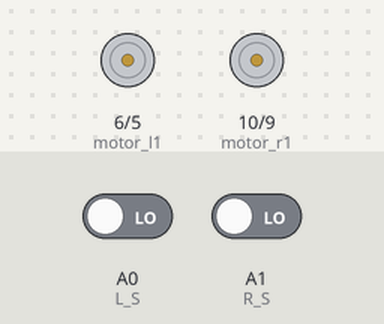
The sketch below on a simulated Arduino Uno, built with avr-gcc and run on an emulated ATmega328P. On the bench: motor-driver pin pairs drawn as motors (green arrow = first pin HIGH = forward, orange = second pin HIGH = backward, longer = more drive). The test bench sets the inputs (shaded band); at power-on: A0 (L_S) LOW, A1 (R_S) LOW.

Above: at 2.2 s.
2.3 s: A0 (L_S) driven HIGH
At 2.9 s:
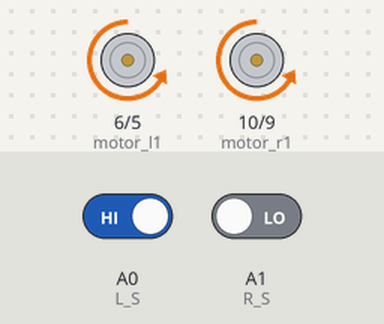
3.8 s: A1 (R_S) driven HIGH
At 4.1 s:
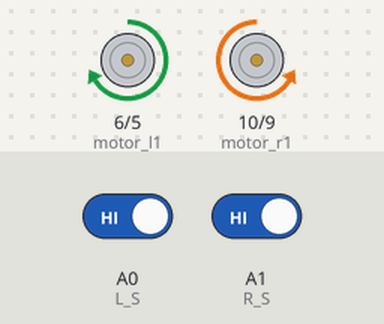
5.3 s: A0 (L_S) driven LOW
At 6.4 s:
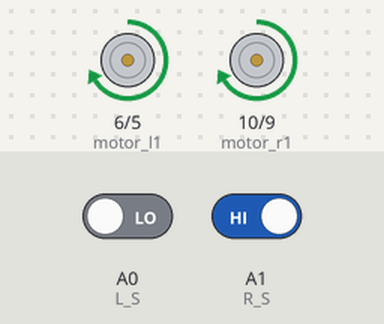
Timing chart, 0 to 8.3 s (numbered marks = the images above; inputs shaded):
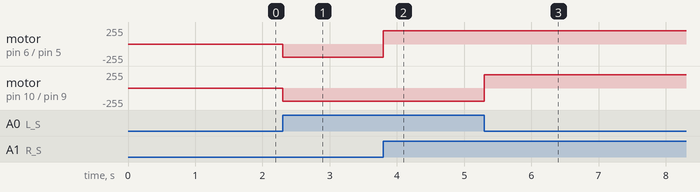

Measured:
- after the input at 2.3 s, motor on pin 6 (motor_l1) / pin 5 (motor_l2), motor on pin 10 (motor_r1) / pin 9 (motor_r2): stopped → backward 200/255 at once
- after the input at 3.8 s, motor on pin 6 (motor_l1) / pin 5 (motor_l2): backward 200/255 → forward 200/255 at once
- after the input at 5.3 s, motor on pin 10 (motor_r1) / pin 9 (motor_r2): backward 200/255 → forward 200/255 at once

The sketch:

Line_Following.ino
```cpp
int motor_r2 = 9;
int motor_r1 = 10;

int motor_l2 = 5;
int motor_l1 = 6;

int speed = 200;

int L_S = A0; //sincer L
int R_S = A1; //sincer R


void setup(){
 pinMode(motor_l1, OUTPUT);
 pinMode(motor_l2, OUTPUT);

 pinMode(motor_r1, OUTPUT);
 pinMode(motor_r2, OUTPUT);

 pinMode(L_S, INPUT);
 pinMode(R_S, INPUT);

 delay(1000);
 }

void loop(){

if ((digitalRead(L_S) == 1)&&(digitalRead(R_S) == 1)){forword();}

if ((digitalRead(L_S) == 1)&&(digitalRead(R_S) == 0)){turnRight();}

if ((digitalRead(L_S) == 0)&&(digitalRead(R_S) == 1)){turnLeft();}

if ((digitalRead(L_S) == 0)&&(digitalRead(R_S) == 0)){stop();}
}


void stop(){
 analogWrite(motor_l1, 0);
 analogWrite(motor_l2, 0);
 analogWrite(motor_r1, 0);
 analogWrite(motor_r2, 0);
}

void forword(){
 analogWrite(motor_l1, speed);
 analogWrite(motor_l2, 0);
 analogWrite(motor_r1, 0);
 analogWrite(motor_r2, speed);
}

void backword(){
 analogWrite(motor_l1, 0);
 analogWrite(motor_l2, speed);
 analogWrite(motor_r1, speed);
 analogWrite(motor_r2, 0);
}


void turnRight(){
analogWrite(motor_l1, 0);
analogWrite(motor_l2, speed);
analogWrite(motor_r1, 0);
analogWrite(motor_r2, speed);
}

void turnLeft(){
analogWrite(motor_l1, speed);
analogWrite(motor_l2, 0);
analogWrite(motor_r1, speed);
analogWrite(motor_r2, 0);
}
```
